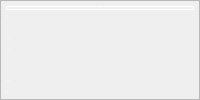
              <widget class="QFrame" name="gps_frame">
               <property name="sizePolicy">
                <sizepolicy hsizetype="Preferred" vsizetype="Preferred">
                 <horstretch>0</horstretch>
                 <verstretch>0</verstretch>
                </sizepolicy>
               </property>
               <property name="frameShape">
                <enum>QFrame::StyledPanel</enum>
               </property>
               <property name="frameShadow">
                <enum>QFrame::Raised</enum>
               </property>
               <layout class="QGridLayout" name="gridLayout">
                <property name="leftMargin">
                 <number>5</number>
                </property>
                <property name="topMargin">
                 <number>5</number>
                </property>
                <property name="rightMargin">
                 <number>5</number>
                </property>
                <property name="bottomMargin">
                 <number>5</number>
                </property>
                <property name="spacing">
                 <number>5</number>
                </property>
                <item row="8" column="1">
                 <widget class="QLabel" name="gps_drift_freq">
                  <property name="sizePolicy">
                   <sizepolicy hsizetype="Preferred" vsizetype="Preferred">
                    <horstretch>0</horstretch>
                    <verstretch>0</verstretch>
                   </sizepolicy>
                  </property>
                  <property name="font">
                   <font>
                    <pointsize>-1</pointsize>
                   </font>
                  </property>
                  <property name="styleSheet">
                   <string notr="true">color:rgb(255, 255, 255);</string>
                  </property>
                  <property name="text">
                   <string>val</string>
                  </property>
                 </widget>
                </item>
                <item row="4" column="0">
                 <widget class="QLabel" name="ref_long_label">
                  <property name="sizePolicy">
                   <sizepolicy hsizetype="Preferred" vsizetype="Preferred">
                    <horstretch>0</horstretch>
                    <verstretch>0</verstretch>
                   </sizepolicy>
                  </property>
                  <property name="font">
                   <font>
                    <pointsize>-1</pointsize>
                   </font>
                  </property>
                  <property name="styleSheet">
                   <string notr="true">color:rgb(255, 255, 255);</string>
                  </property>
                  <property name="text">
                   <string>Ref. Long.</string>
                  </property>
                 </widget>
                </item>
                <item row="6" column="0">
                 <widget class="QLabel" name="ref_alt_label">
                  <property name="sizePolicy">
                   <sizepolicy hsizetype="Preferred" vsizetype="Preferred">
                    <horstretch>0</horstretch>
                    <verstretch>0</verstretch>
                   </sizepolicy>
                  </property>
                  <property name="font">
                   <font>
                    <pointsize>-1</pointsize>
                   </font>
                  </property>
                  <property name="styleSheet">
                   <string notr="true">color:rgb(255, 255, 255);</string>
                  </property>
                  <property name="text">
                   <string>Ref. Alt.</string>
                  </property>
                 </widget>
                </item>
                <item row="9" column="0">
                 <widget class="QLabel" name="noise_label">
                  <property name="sizePolicy">
                   <sizepolicy hsizetype="Preferred" vsizetype="Preferred">
                    <horstretch>0</horstretch>
                    <verstretch>0</verstretch>
                   </sizepolicy>
                  </property>
                  <property name="font">
                   <font>
                    <pointsize>-1</pointsize>
                   </font>
                  </property>
                  <property name="styleSheet">
                   <string notr="true">color:rgb(255, 255, 255);</string>
                  </property>
                  <property name="text">
                   <string>Noise</string>
                  </property>
                 </widget>
                </item>
                <item row="3" column="1">
                 <widget class="QLabel" name="gps_ref_lat">
                  <property name="sizePolicy">
                   <sizepolicy hsizetype="Preferred" vsizetype="Preferred">
                    <horstretch>0</horstretch>
                    <verstretch>0</verstretch>
                   </sizepolicy>
                  </property>
                  <property name="font">
                   <font>
                    <pointsize>-1</pointsize>
                   </font>
                  </property>
                  <property name="styleSheet">
                   <string notr="true">color:rgb(255, 255, 255);</string>
                  </property>
                  <property name="text">
                   <string>val</string>
                  </property>
                 </widget>
                </item>
                <item row="5" column="1">
                 <widget class="QLabel" name="gps_ref_heading">
                  <property name="sizePolicy">
                   <sizepolicy hsizetype="Preferred" vsizetype="Preferred">
                    <horstretch>0</horstretch>
                    <verstretch>0</verstretch>
                   </sizepolicy>
                  </property>
                  <property name="font">
                   <font>
                    <pointsize>-1</pointsize>
                   </font>
                  </property>
                  <property name="styleSheet">
                   <string notr="true">color:rgb(255, 255, 255);</string>
                  </property>
                  <property name="text">
                   <string>val</string>
                  </property>
                 </widget>
                </item>
                <item row="3" column="0">
                 <widget class="QLabel" name="ref_lat_label">
                  <property name="sizePolicy">
                   <sizepolicy hsizetype="Preferred" vsizetype="Preferred">
                    <horstretch>0</horstretch>
                    <verstretch>0</verstretch>
                   </sizepolicy>
                  </property>
                  <property name="font">
                   <font>
                    <pointsize>-1</pointsize>
                   </font>
                  </property>
                  <property name="styleSheet">
                   <string notr="true">color:rgb(255, 255, 255);</string>
                  </property>
                  <property name="text">
                   <string>Ref. Lat.</string>
                  </property>
                 </widget>
                </item>
                <item row="8" column="0">
                 <widget class="QLabel" name="drift_freq_label">
                  <property name="sizePolicy">
                   <sizepolicy hsizetype="Preferred" vsizetype="Preferred">
                    <horstretch>0</horstretch>
                    <verstretch>0</verstretch>
                   </sizepolicy>
                  </property>
                  <property name="font">
                   <font>
                    <pointsize>-1</pointsize>
                   </font>
                  </property>
                  <property name="styleSheet">
                   <string notr="true">color:rgb(255, 255, 255);</string>
                  </property>
                  <property name="text">
                   <string>Drift Freq.</string>
                  </property>
                 </widget>
                </item>
                <item row="6" column="1">
                 <widget class="QLabel" name="gps_ref_alt">
                  <property name="sizePolicy">
                   <sizepolicy hsizetype="Preferred" vsizetype="Preferred">
                    <horstretch>0</horstretch>
                    <verstretch>0</verstretch>
                   </sizepolicy>
                  </property>
                  <property name="font">
                   <font>
                    <pointsize>-1</pointsize>
                   </font>
                  </property>
                  <property name="styleSheet">
                   <string notr="true">color:rgb(255, 255, 255);</string>
                  </property>
                  <property name="text">
                   <string>val</string>
                  </property>
                 </widget>
                </item>
                <item row="7" column="0">
                 <widget class="QLabel" name="drift_label">
                  <property name="sizePolicy">
                   <sizepolicy hsizetype="Preferred" vsizetype="Preferred">
                    <horstretch>0</horstretch>
                    <verstretch>0</verstretch>
                   </sizepolicy>
                  </property>
                  <property name="font">
                   <font>
                    <pointsize>-1</pointsize>
                   </font>
                  </property>
                  <property name="styleSheet">
                   <string notr="true">color:rgb(255, 255, 255);</string>
                  </property>
                  <property name="text">
                   <string>Drift</string>
                  </property>
                 </widget>
                </item>
                <item row="2" column="1">
                 <widget class="QLabel" name="gps_update_rate">
                  <property name="sizePolicy">
                   <sizepolicy hsizetype="Preferred" vsizetype="Preferred">
                    <horstretch>0</horstretch>
                    <verstretch>0</verstretch>
                   </sizepolicy>
                  </property>
                  <property name="font">
                   <font>
                    <pointsize>-1</pointsize>
                   </font>
                  </property>
                  <property name="styleSheet">
                   <string notr="true">color:rgb(255, 255, 255);</string>
                  </property>
                  <property name="text">
                   <string>val</string>
                  </property>
                 </widget>
                </item>
                <item row="4" column="1">
                 <widget class="QLabel" name="gps_ref_long">
                  <property name="sizePolicy">
                   <sizepolicy hsizetype="Preferred" vsizetype="Preferred">
                    <horstretch>0</horstretch>
                    <verstretch>0</verstretch>
                   </sizepolicy>
                  </property>
                  <property name="font">
                   <font>
                    <pointsize>-1</pointsize>
                   </font>
                  </property>
                  <property name="styleSheet">
                   <string notr="true">color:rgb(255, 255, 255);</string>
                  </property>
                  <property name="text">
                   <string>val</string>
                  </property>
                 </widget>
                </item>
                <item row="7" column="1">
                 <widget class="QLabel" name="gps_drift">
                  <property name="sizePolicy">
                   <sizepolicy hsizetype="Preferred" vsizetype="Preferred">
                    <horstretch>0</horstretch>
                    <verstretch>0</verstretch>
                   </sizepolicy>
                  </property>
                  <property name="font">
                   <font>
                    <pointsize>-1</pointsize>
                   </font>
                  </property>
                  <property name="styleSheet">
                   <string notr="true">color:rgb(255, 255, 255);</string>
                  </property>
                  <property name="text">
                   <string>val</string>
                  </property>
                 </widget>
                </item>
                <item row="9" column="1">
                 <widget class="QLabel" name="gps_noise">
                  <property name="sizePolicy">
                   <sizepolicy hsizetype="Preferred" vsizetype="Preferred">
                    <horstretch>0</horstretch>
                    <verstretch>0</verstretch>
                   </sizepolicy>
                  </property>
                  <property name="font">
                   <font>
                    <pointsize>-1</pointsize>
                   </font>
                  </property>
                  <property name="styleSheet">
                   <string notr="true">color:rgb(255, 255, 255);</string>
                  </property>
                  <property name="text">
                   <string>val</string>
                  </property>
                 </widget>
                </item>
                <item row="5" column="0">
                 <widget class="QLabel" name="ref_head_label">
                  <property name="sizePolicy">
                   <sizepolicy hsizetype="Preferred" vsizetype="Preferred">
                    <horstretch>0</horstretch>
                    <verstretch>0</verstretch>
                   </sizepolicy>
                  </property>
                  <property name="font">
                   <font>
                    <pointsize>-1</pointsize>
                   </font>
                  </property>
                  <property name="styleSheet">
                   <string notr="true">color:rgb(255, 255, 255);</string>
                  </property>
                  <property name="text">
                   <string>Ref. Head.</string>
                  </property>
                 </widget>
                </item>
                <item row="2" column="0">
                 <widget class="QLabel" name="rate_label">
                  <property name="sizePolicy">
                   <sizepolicy hsizetype="Preferred" vsizetype="Preferred">
                    <horstretch>0</horstretch>
                    <verstretch>0</verstretch>
                   </sizepolicy>
                  </property>
                  <property name="font">
                   <font>
                    <pointsize>-1</pointsize>
                   </font>
                  </property>
                  <property name="styleSheet">
                   <string notr="true">color:rgb(255, 255, 255);</string>
                  </property>
                  <property name="text">
                   <string>Rate</string>
                  </property>
                 </widget>
                </item>
                <item row="1" column="0" colspan="2">
                 <widget class="QLabel" name="GPS_title_label">
                  <property name="sizePolicy">
                   <sizepolicy hsizetype="Preferred" vsizetype="Fixed">
                    <horstretch>0</horstretch>
                    <verstretch>0</verstretch>
                   </sizepolicy>
                  </property>
                  <property name="font">
                   <font>
                    <pointsize>-1</pointsize>
                   </font>
                  </property>
                  <property name="styleSheet">
                   <string notr="true">color:rgb(255, 255, 255);</string>
                  </property>
                  <property name="frameShape">
                   <enum>QFrame::Box</enum>
                  </property>
                  <property name="text">
                   <string>GPS</string>
                  </property>
                  <property name="alignment">
                   <set>Qt::AlignCenter</set>
                  </property>
                 </widget>
                </item>
               </layout>
              </widget>
